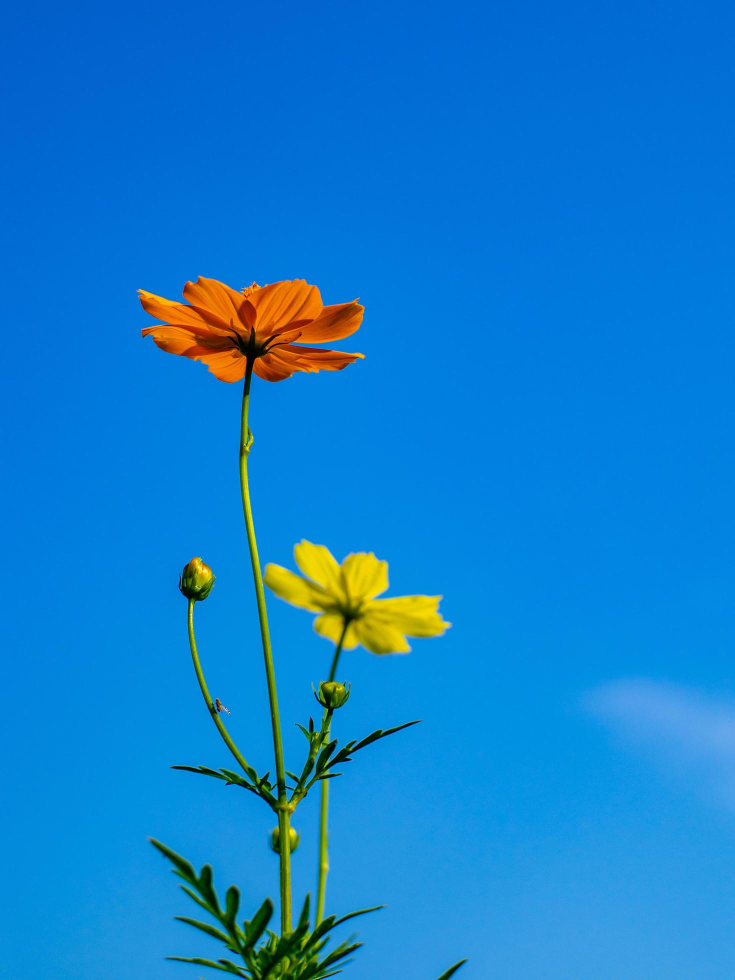
#> input picture SRA/flower.jpg, 1470 x 1960 px (shown at 1/2 size)
$ jupyter execute Saliency_SRA.ipynb
#> lines starting #> are read from the running program, lines starting #| are printed output that depends on the picture
[cell 1]
import numpy as np
import cv2 as cv
import matplotlib.pyplot as plt

[cell 2]
def printImage(text, image):
    cv.imshow(text, image)
    tecla = cv.waitKey(0)
    cv.destroyAllWindows()

## Spectral Residual Approach
- Modelo de reconhecimento de regiões salientes -> Que chamam mais a atenção dos humanos
- Dominio da frequência
- I : Imagem de entrada
- A(f) : Parte real da transformada de Fourier (R(F(I)))
- P(f) : Ângulo de fase da transformada
- L(f) : Log de A(f) Log(A(f))

[cell 3]
image = cv.imread('flower.jpg', 0)
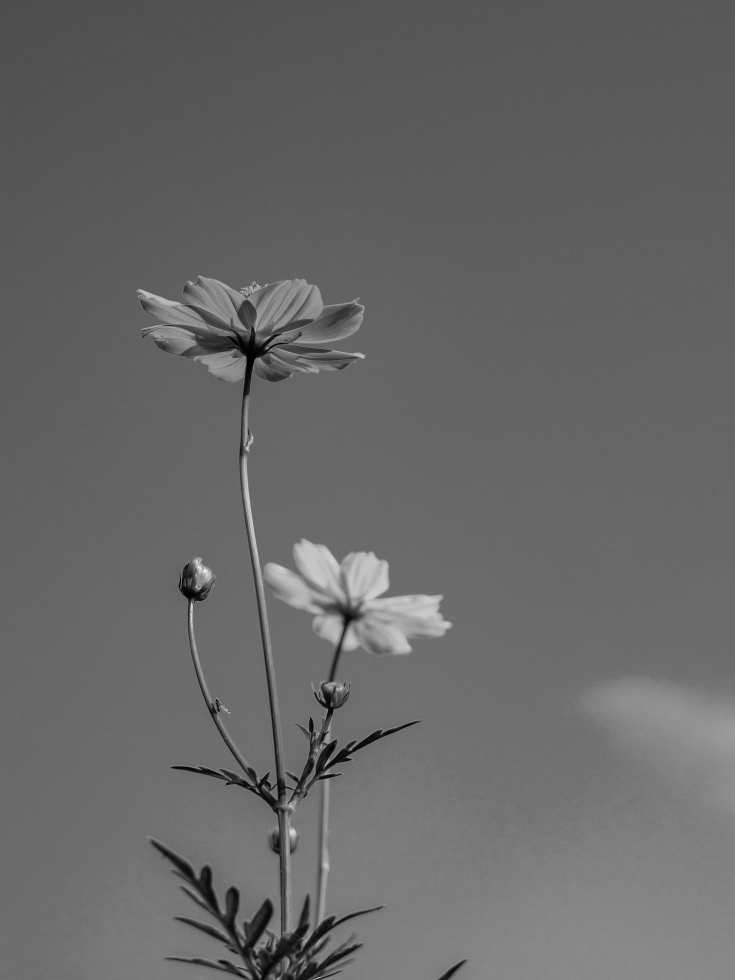
#> image: shape (1960, 1470) (shown at 1/2 size); min 0, max 255, mean 103.2
printImage("camaleao", image)
#> (key Esc is pressed here)
print(image.shape)
#| (1960, 1470)

[cell 4]
#fft

def SpectralResidualApproach(image, escale):
  #image = cv.resize(image, dsize = (escale, image.shape[0]))
#> called with escale = 128
  FourierComponents = np.fft.fft(image)
  #Spectro da frequencia
  Af = np.abs(FourierComponents)
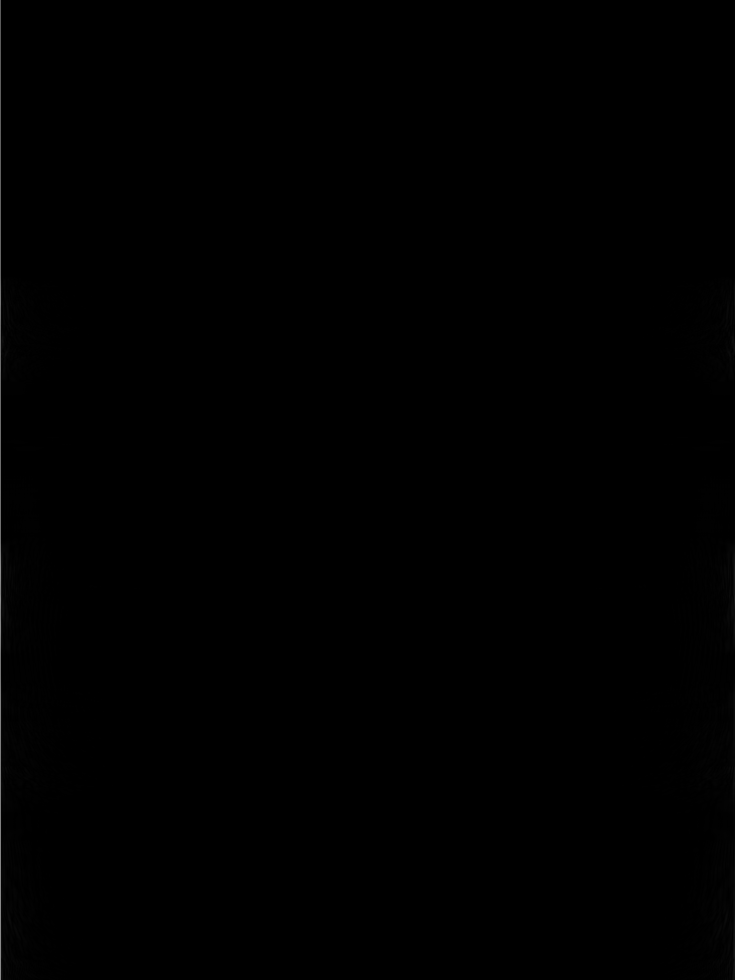
#> Af: shape (1960, 1470) float64 (shown at 1/2 size); min 2.22e-16, max 175849, mean 294.2; drawn with min black and max white
  Lf = np.log10(Af+1)
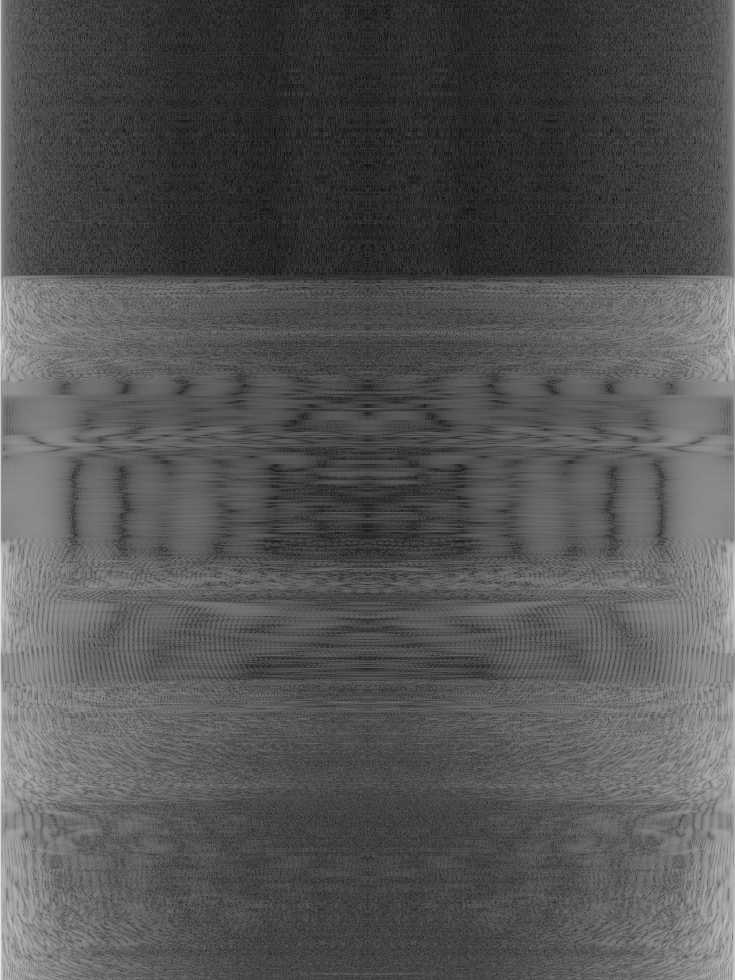
#> Lf: shape (1960, 1470) float64 (shown at 1/2 size); min 9.64e-17, max 5.25, mean 1.73; drawn with min black and max white
  Pf = np.angle(FourierComponents)
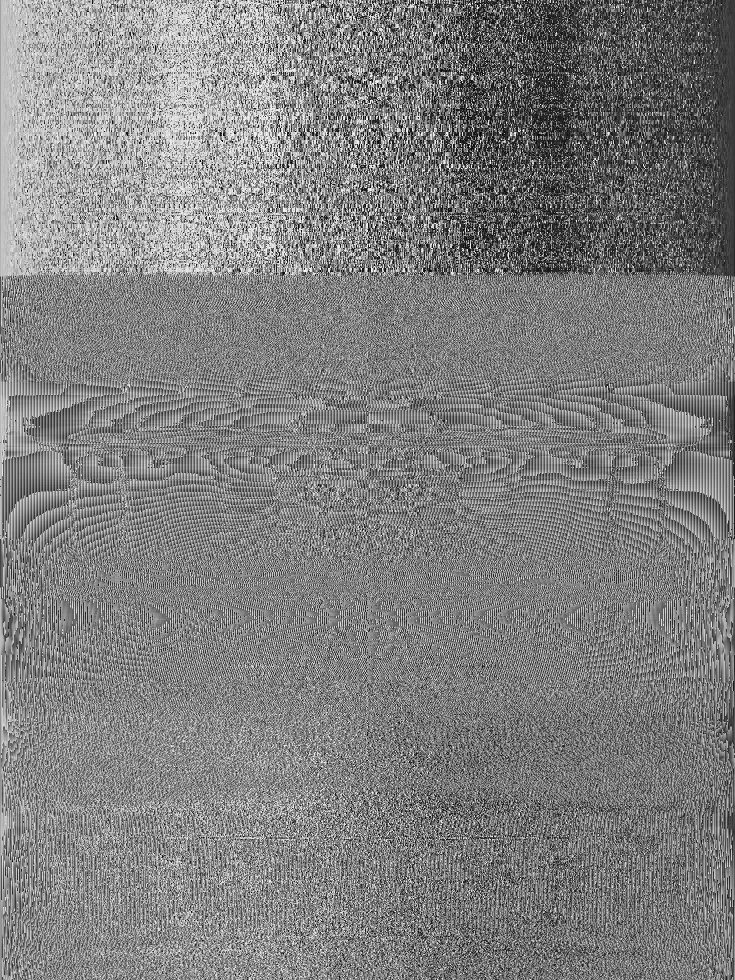
#> Pf: shape (1960, 1470) float64 (shown at 1/2 size); min -3.14, max 3.14, mean -4.18e-05; drawn with min black and max white

  LfBlurred = cv.boxFilter(Lf, -1, (3,3))
  Rs = Lf - LfBlurred
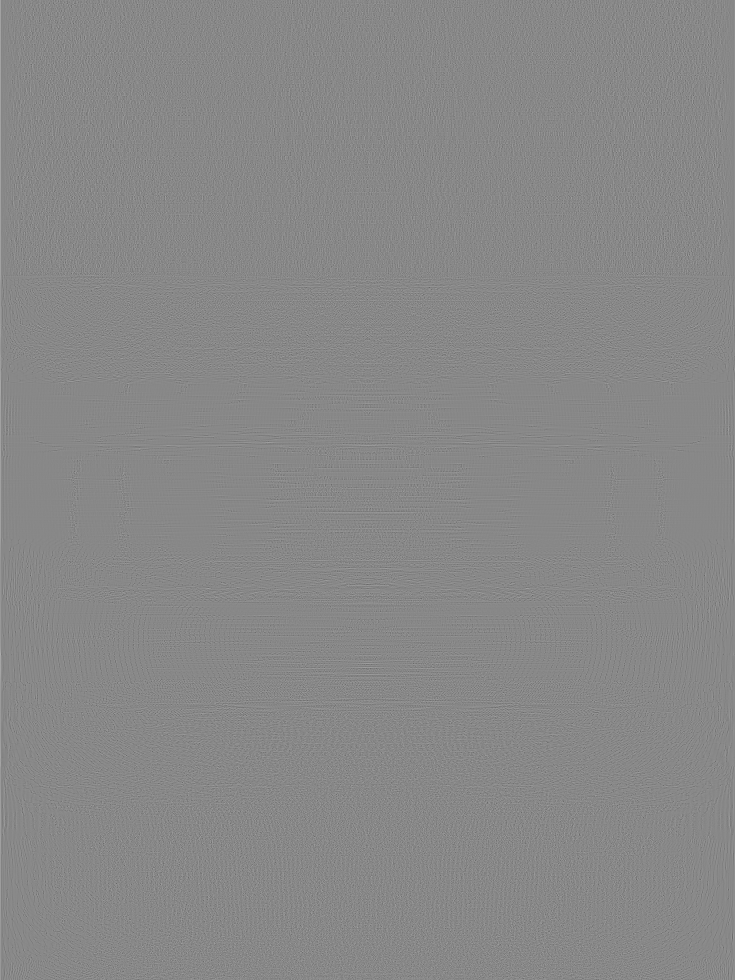
#> Rs: shape (1960, 1470) float64 (shown at 1/2 size); min -1.83, max 1.6, mean 0.000407; drawn with min black and max white
  #O artigo diz que box * Lf = Af, e podemos conseguir o residuo fazendo a diferença


  factor = np.exp(Rs + 1j * Pf)
  InverseTransform = np.fft.ifft(factor)
  InverseTransform = np.abs(InverseTransform)

  InverseTransform = InverseTransform ** 2
  cv.normalize(InverseTransform, InverseTransform, alpha = 0, beta = 255, norm_type= cv.NORM_MINMAX)
  InverseTransform = np.uint8(InverseTransform)

  return cv.GaussianBlur(InverseTransform, (3, 3), sigmaX = 5)

ResidualSpec = SpectralResidualApproach(image, 128)
print(ResidualSpec.shape)
#| (1960, 1470)
ResidualSpec = cv.resize(ResidualSpec, dsize = (image.shape[1], ResidualSpec.shape[0]), interpolation= cv.INTER_CUBIC)

print(ResidualSpec.shape)
#| (1960, 1470)
printImage("Imagem Residual", ResidualSpec)
#> (key Enter is pressed here)
#printImage("imagem Tresh", threshold)

$ run again, with SRA/camaleao.jpg copied over SRA/flower.jpg
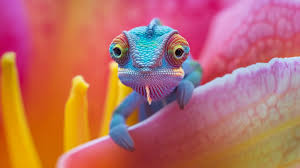
#> input picture SRA/camaleao.jpg, 300 x 168 px
#| (168, 300)
#> in SpectralResidualApproach, `Rs = Lf - LfBlurred`:
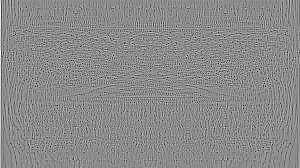
#> Rs: shape (168, 300) float64; min -1.53, max 1.28, mean 0.00136; drawn with min black and max white
#> in SpectralResidualApproach, `InverseTransform = np.abs(InverseTransform)`:
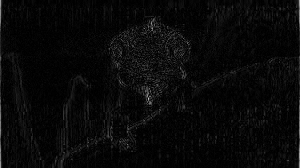
#> InverseTransform: shape (168, 300) float64; min 1.18e-05, max 0.771, mean 0.0364
#| (168, 300)
#| (168, 300)
